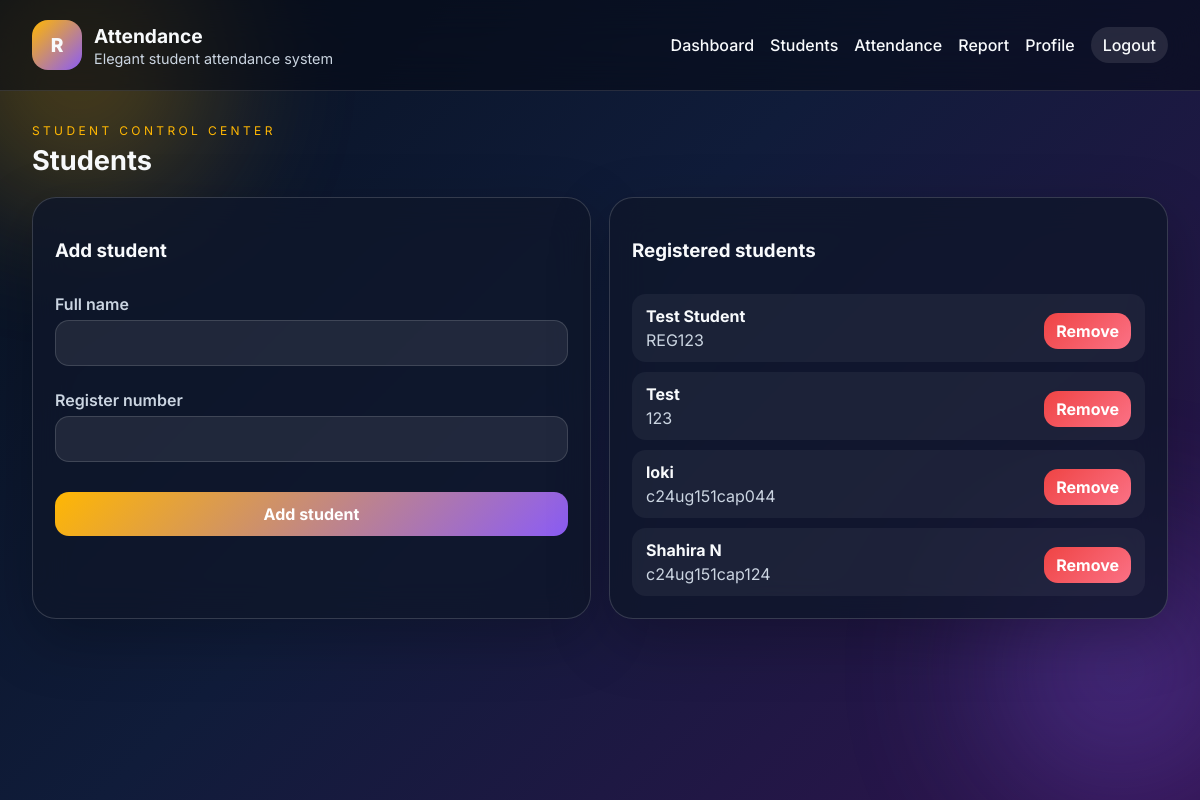
The app's page /students (signed in) with its own data.
### tables this page shows
CREATE TABLE students (
            id INTEGER PRIMARY KEY AUTOINCREMENT,
            full_name TEXT NOT NULL,
            register_number TEXT NOT NULL UNIQUE,
            created_at TEXT NOT NULL DEFAULT CURRENT_TIMESTAMP
        );

### app.py (the view, shortened to what this page needs)
@app.route('/students', methods=['GET', 'POST'])
@login_required
def students():
    try:
        student_list = get_all_students()
        return render_template('students.html', students=student_list)
    except Exception:
        app.logger.exception('Error while processing student request')
        flash('Unable to process student request right now.', 'danger')
        return redirect(url_for('students'))

### auth.py (called while the page is built)
def login_required(view):
    @wraps(view)
    def wrapped(*args, **kwargs):
        if not session.get('user_id'):
            flash('Please log in to continue.', 'warning')
            return redirect(url_for('login'))
        return view(*args, **kwargs)
    return wrapped

### models.py (called while the page is built)
def get_db_connection():
    conn = sqlite3.connect(Config.DATABASE_PATH)
    conn.row_factory = sqlite3.Row
    return conn

### student.py (called while the page is built)
def get_all_students():
    conn = get_db_connection()
    rows = conn.execute(
        'SELECT * FROM students ORDER BY created_at DESC'
    ).fetchall()
    conn.close()
    return [dict(row) for row in rows]

### templates/students.html (shortened to what this page needs)
{% extends 'base.html' %}
{% block content %}
<div class="page-head">
    <div>
        <p class="eyebrow">Student control center</p>
        <h2>Students</h2>
    </div>
</div>
<div class="grid-two">
    {% if session.get('username') == 'admin' %}
    <section class="panel">
        <div class="panel-head">
            <h3>Add student</h3>
        </div>
        <form method="post" class="form-stack">
            <label>Full name
                <input type="text" name="full_name" required>
            </label>
            <label>Register number
                <input type="text" name="register_number" required>
            </label>
            <button type="submit">Add student</button>
        </form>
    </section>
    {% endif %}
    <section class="panel">
        <div class="panel-head">
            <h3>Registered students</h3>
        </div>
        {% if session.get('username') == 'admin' %}
        <div class="student-list">
            {% for student in students %}
            <div class="student-card">
                <div>
                    <strong>{{ student.full_name }}</strong>
                    <p>{{ student.register_number }}</p>
                </div>
                <form method="post">
                    <button type="submit" class="danger-btn">Remove</button>
                </form>
            </div>
            {% else %}
            <p>No students added yet.</p>
            {% endfor %}
        </div>
        {% else %}
        <p>Only the admin account can add or remove students.</p>
        {% endif %}
    </section>
</div>
{% endblock %}

### static/css/style.css (style rules this page uses)
:root { --bg: #07111f; --panel: rgba(15, 23, 42, 0.78); --border: rgba(255,255,255,0.16); --text: #f8fafc; --muted: #cbd5e1; --gold: #ffb703; --purple: #8b5cf6; --blue: #38bdf8; --green: #22c55e; --red: #ef4444; }
* { box-sizing: border-box; }
body { margin: 0; font-family: 'Inter', sans-serif; color: var(--text); background: linear-gradient(135deg, #07111f 0%, #101c3a 45%, #2f134e 100%); min-height: 100vh; overflow-x: hidden; }
.auth-hero, .auth-form, .panel, .stat-card { background: var(--panel); border: 1px solid var(--border); backdrop-filter: blur(18px); box-shadow: 0 20px 60px rgba(0,0,0,0.25); }
label { display: block; margin-bottom: 14px; font-weight: 600; color: var(--muted); }
input, select, button { width: 100%; border: 1px solid rgba(255,255,255,0.14); border-radius: 14px; padding: 12px 14px; margin-top: 6px; font-size: 1rem; font-family: inherit; }
input, select { background: rgba(255,255,255,0.08); color: var(--text); }
button { cursor: pointer; font-weight: 700; color: white; background: linear-gradient(135deg, var(--gold), var(--purple)); border: none; transition: transform 0.2s ease; }
.page-head { display: flex; justify-content: space-between; align-items: center; margin-bottom: 20px; gap: 12px; }
.eyebrow { text-transform: uppercase; letter-spacing: 0.28em; color: var(--gold); font-size: 0.75rem; margin: 0 0 6px; }
.page-head h2 { margin: 0; font-size: 1.7rem; }
.panel { padding: 22px; border-radius: 24px; margin-bottom: 18px; }
.panel-head { display: flex; justify-content: space-between; align-items: center; margin-bottom: 14px; }
.grid-two { display: grid; grid-template-columns: 1fr 1fr; gap: 18px; }
.form-stack { display: flex; flex-direction: column; gap: 10px; }
.student-list { display: flex; flex-direction: column; gap: 10px; }
.student-card { display: flex; justify-content: space-between; align-items: center; padding: 12px 14px; background: rgba(255,255,255,0.05); border-radius: 14px; }
.student-card p { margin: 4px 0 0; color: var(--muted); }
.danger-btn { background: linear-gradient(135deg, var(--red), #fb7185); width: auto; padding: 8px 12px; }

### records on screen
students: full_name "Test Student", register_number "REG123"
students: full_name "Test", register_number "123"
students: full_name "loki", register_number "c24ug151cap044"
students: full_name "Shahira N", register_number "c24ug151cap124"
